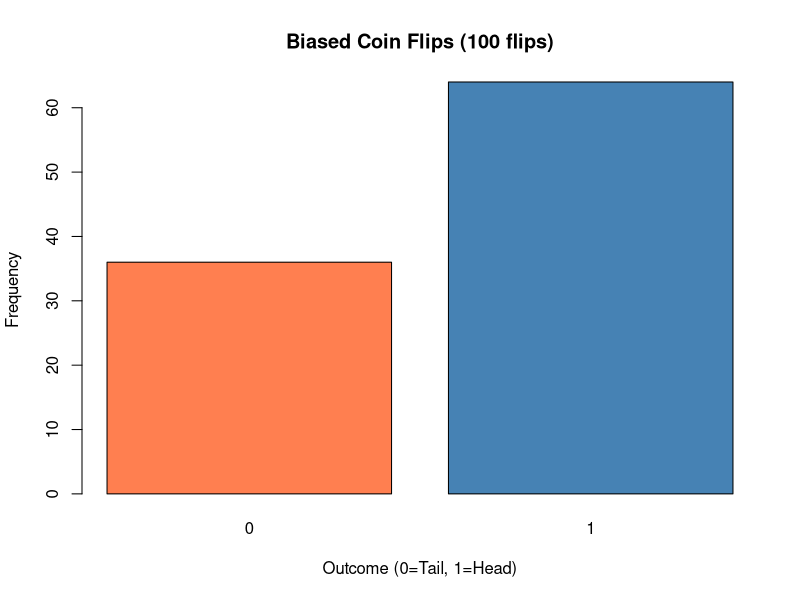
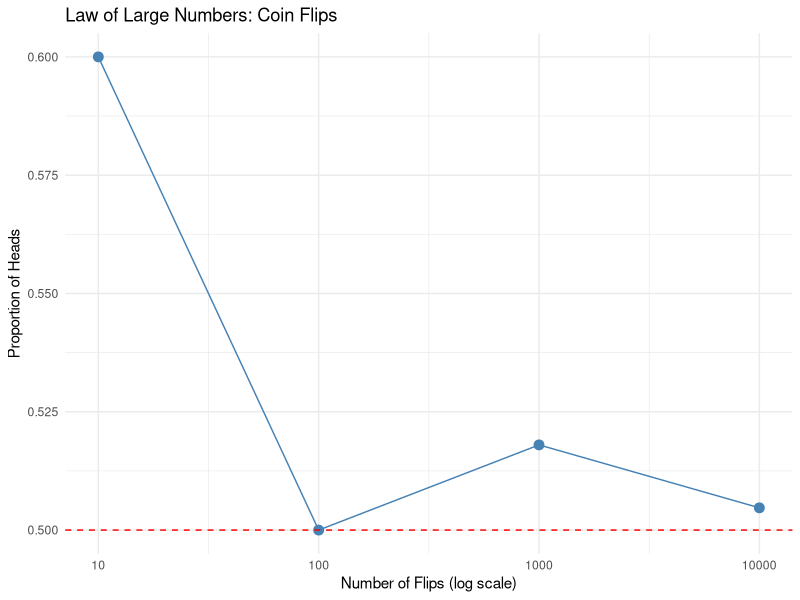
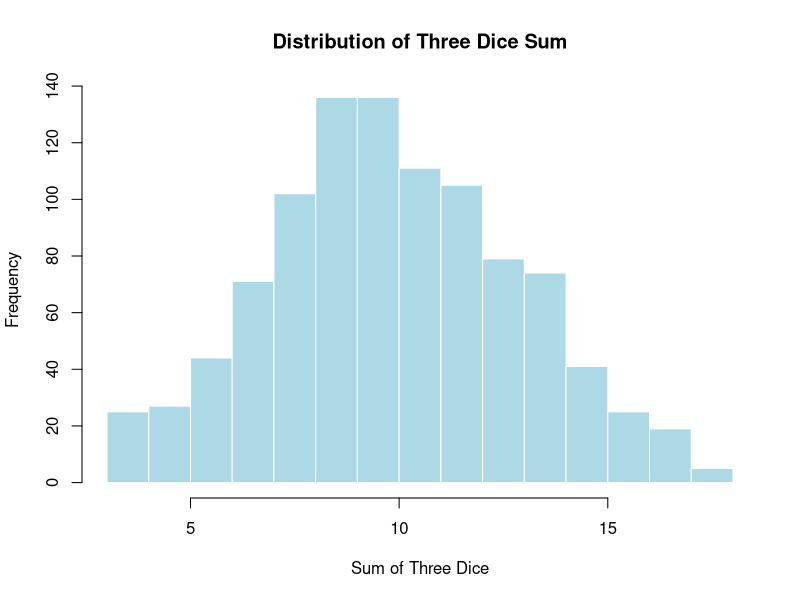

The R script that drew these images, in order:
## ---- chunk 1
knitr::opts_chunk$set(echo = TRUE)
library(ggplot2)
library(dplyr)
## ---- chunk 2
# Example
x <- c("apple", "pear", "strawberry", "orange", "lemon")

sample(x, 3) # picks 3 unique fruits from the vector (without replacement)
sample(x, 10, replace=TRUE) # picks 10 fruits, allowing repeats (sampling with replacement)
## ---- chunk 3
# Solution
die <- c(1, 2, 3, 4, 5, 6)
# Or simply:
die <- 1:6

# Roll once
sample(die, 1)
## ---- chunk 4
# Solution
die <- 1:6
# Probabilities: 6 has twice the probability of others
probs <- c(1/7, 1/7, 1/7, 1/7, 1/7, 2/7)

# Roll 20 times
sample(die, 20, replace = TRUE, prob = probs)

# Verify the probabilities work
sum(probs)  # Should equal 1
## ---- chunk 5
# Example 1: Print numbers from 1 to 5
print("Example 1")
for (i in 1:5) {
  print(i)
}
## ---- chunk 6
print("Example 2")
for (i in c(1, 2, 3, 4, 5)) {
  print(i)
}
## ---- chunk 7
print("Example 3")
rolls <- rep(0, 5) # Initialize a vector of length 5 with zeros to store roll results
for (i in 1:5) {
  rolls[i] <- sample(1:6, 1)   # Sample one number between 1 and 6
}
rolls
## ---- chunk 8
# Solution
x <- c(0, 1) # 0 for tail, 1 for head
coin_exp <- rep(0, 10) # Initialize vector

for (i in 1:10) {
  coin_exp[i] <- sample(x, 1)
}

coin_exp

# Alternative solution using sample directly
coin_exp_alt <- sample(c(0, 1), 10, replace = TRUE)
coin_exp_alt
## ---- chunk 9
# Solution
coin <- c(0, 1)
probs <- c(0.3, 0.7) # 30% tails, 70% heads

flips <- sample(coin, 100, replace = TRUE, prob = probs)

# Calculate proportion of heads
prop_heads <- mean(flips)
prop_heads

# Visualize
table(flips)
barplot(table(flips), 
        main = "Biased Coin Flips (100 flips)",
        xlab = "Outcome (0=Tail, 1=Head)",
        ylab = "Frequency",
        col = c("coral", "steelblue"))
## ---- chunk 10
# Example: Function to calculate (a+b)^2
square_sum <- function(a, b) {
  result <- (a + b)^2
  return(result)
}

square_sum(3, 4)
square_sum(10, 5)
## ---- chunk 11
# Solution
multiply_three <- function(x, y, z) {
  x * y * z
}

# Test
multiply_three(2, 3, 4)
multiply_three(5, 10, 2)
## ---- chunk 12
# Solution
stats_summary <- function(x) {
  mean_val <- mean(x)
  sd_val <- sd(x)
  
  list(mean = mean_val, sd = sd_val)
}

# Test
test_data <- c(2, 4, 6, 8, 10, 12)
stats_summary(test_data)

# Alternative: using return explicitly
stats_summary2 <- function(x) {
  return(list(
    mean = mean(x),
    sd = sd(x),
    n = length(x)
  ))
}

stats_summary2(test_data)
## ---- chunk 13
# Solution
fahrenheit_to_celsius <- function(fahrenheit) {
  celsius <- (fahrenheit - 32) * 5/9
  return(celsius)
}

# Test
fahrenheit_to_celsius(32)   # Should be 0
fahrenheit_to_celsius(212)  # Should be 100
fahrenheit_to_celsius(98.6) # Should be 37

# Bonus: Create vector conversion
temps_f <- c(32, 50, 68, 86, 104)
temps_c <- fahrenheit_to_celsius(temps_f)
data.frame(Fahrenheit = temps_f, Celsius = temps_c)
## ---- chunk 14
# Simple if
x <- 5
if (x > 0) {
  print("Positive")
}

# If-else
number <- 7
if (number %% 2 == 0) {
  print("Even")
} else {
  print("Odd")
}

# If-else if-else
score <- 85
if (score >= 90) {
  grade <- "A"
} else if (score >= 80) {
  grade <- "B"
} else {
  grade <- "C"
}
print(grade)
## ---- chunk 15
# ==  equal to
# !=  not equal to
# >   greater than
# <   less than
# >=  greater than or equal
# <=  less than or equal
# %in% check if value in a set

5 == 5        # TRUE
5 != 4        # TRUE
5 > 3         # TRUE
3 %in% c(1,2,3)  # TRUE
## ---- chunk 16
# & (AND) - both must be TRUE
(5 > 3) & (10 > 8)   # TRUE

# || (OR) - at least one must be TRUE  
(5 > 3) || (10 < 8)   # TRUE

# ! (NOT) - reverses the condition
!(5 < 3)              # TRUE
## ---- chunk 17
play_dice <- function() {
  roll <- sample(1:6, 1)
  
  if (roll == 1) {
    winnings <- 10
  } else if (roll >= 2 && roll <= 4) {
    winnings <- 1
  } else {
    winnings <- -2
  }
  
  cat("Rolled:", roll, "| Won: $", winnings, "\n")
  return(winnings)
}

play_dice()
play_dice()

# Expected value
# P(1)=1/6→$10, P(2-4)=3/6→$1, P(5-6)=2/6→-$2
ev <- (1/6)*10 + (3/6)*1 + (2/6)*(-2)
cat("Expected value:", ev)
## ---- chunk 18
# Solution
coin_game <- function() {
  coin1 <- sample(c(0, 1), 1)
  coin2 <- sample(c(0, 1), 1)
  
  if (coin1 == 1 && coin2 == 1) {
    winnings <- 5
  } else if (coin1 == 0 && coin2 == 0) {
    winnings <- -3
  } else {
    winnings <- 0
  }
  
  return(winnings)
}

# Test
coin_game()

# Expected value: P(HH)=1/4→$5, P(TT)=1/4→-$3, P(HT or TH)=1/2→$0
ev <- (1/4)*5 + (1/4)*(-3) + (1/2)*0
cat("Expected value:", ev)
## ---- chunk 19
# Example: Roll a die 5 times using a loop within a function
roll_multiple <- function(runs) {
  rolls <- rep(0, runs) # create rolls vector of 0
 
  for (i in 1:runs) {
    rolls[i] <- sample(1:6, 1)
  }
  
  return(rolls)
}

roll_multiple(5)
## ---- chunk 20
# Solution
flip_coin_prop <- function(n) {
  coin <- c(0, 1) # 0 = tails, 1 = heads
  flips <- rep(0, n)
  
  for (i in 1:n) {
    flips[i] <- sample(coin, 1)
  }
  
  proportion_heads <- mean(flips)
  return(proportion_heads)
}

# Test
flip_coin_prop(10)
flip_coin_prop(100)
flip_coin_prop(1000)
## ---- chunk 21
# Solution
sample_sizes <- c(10, 100, 1000, 10000)
proportions <- numeric(length(sample_sizes))

for (i in seq_along(sample_sizes)) {
  proportions[i] <- flip_coin_prop(sample_sizes[i])
}

results <- data.frame(
  Sample_Size = sample_sizes,
  Proportion_Heads = proportions
)
results

# Visualize convergence to 0.5
ggplot(results, aes(x = Sample_Size, y = Proportion_Heads)) +
  geom_point(size = 3, color = "steelblue") +
  geom_line(color = "steelblue") +
  geom_hline(yintercept = 0.5, linetype = "dashed", color = "red") +
  scale_x_log10() +
  labs(title = "Law of Large Numbers: Coin Flips",
       x = "Number of Flips (log scale)",
       y = "Proportion of Heads") +
  theme_minimal()
## ---- chunk 22
# Outcome from those two dice
dice1 <- sample(1:6, 1)
dice2 <- sample(1:6, 1)

sum_of_two <- dice1 + dice2
sum_of_two
## ---- chunk 23
myoutcome <- integer(100)
for (i in 1:100) {
  dice1 <- sample(1:6, 1)
  dice2 <- sample(1:6, 1)
  myoutcome[i] <- dice1 + dice2
}
head(myoutcome)
## ---- chunk 24
twodice_outcome <- function() {
  sum(sample(1:6, 2, replace = TRUE))  # sample two at once and sum
}
twodice_outcome()
## ---- chunk 25
myoutcome <- replicate(n = 30, twodice_outcome())
myoutcome
## ---- chunk 26
# Solution
threedice_outcome <- function() {
  sum(sample(1:6, 3, replace = TRUE))
}

# Simulate 1000 rolls
outcomes_3dice <- replicate(1000, threedice_outcome())

# Summary statistics
mean(outcomes_3dice)
sd(outcomes_3dice)

# Visualize
hist(outcomes_3dice, 
     breaks = 15,
     main = "Distribution of Three Dice Sum",
     xlab = "Sum of Three Dice",
     col = "lightblue",
     border = "white")
